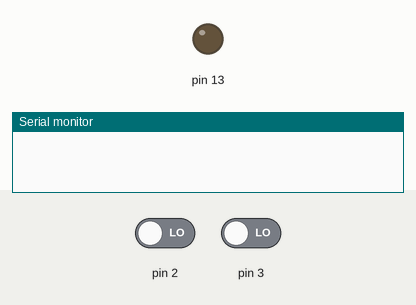
This sketch was run on a simulated Arduino Uno, built with avr-gcc and run on an emulated ATmega328P. On the bench: output pins drawn as LEDs (lit = HIGH), the last lines printed to the serial monitor. The test bench sets the inputs (shaded band); at power-on: pin 2 LOW, pin 3 LOW.

Above: at 1.2 s.
1.3 s: pin 2 driven HIGH
At 2.3 s:
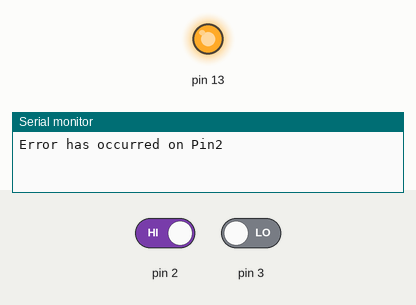
Timing chart, 0 to 4.3 s (numbered marks = the images above; inputs shaded):
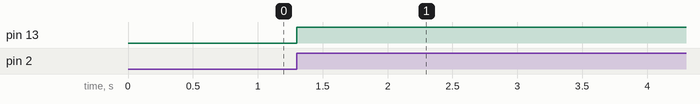

The sketch:

sketch.ino
```cpp
// Sends back two digital lines for errors, and needs to detect the stop
// command. If either go high, then error has occurred. If S has been sent, an
// error has occurred. For any error that has occured, an LED will light up

//  Objectives:
//  a. digital pins 2 and 3 both watch for an error
//  b. error from user detected by Serial.read()
//  c. if error is true, print message, light up LED and halt the program
//  d. LIBRARIES ALLOWED, BUT DO NOT USE ATTACHINTERRUPT()

//  As libraries are permitted, we will use them for the error LED
//  error condition

volatile int error0 = 0;
volatile int error1 = 0;

void setup()
{
  //  disable interrupts
  SREG &= ~(1<<7);
  //  registers to be set
  DDRB |= (1<<5);
  EIMSK |= ((1<<0)|(1<<1));
  EICRA |= ((1<<ISC00)|(1<<ISC01)|(1<<ISC10)|(1<<ISC11));
  pinMode(2,INPUT);
  pinMode(3,INPUT);
  //  Serial goodness
  Serial.begin(9600);
  //  re-enable interrupts
  SREG |= (1<<7);
}
//--------------------------
//    Interrupt Vectors
//--------------------------

ISR(INT0_vect){
//  data from Pin 2
error0 =1;
}

ISR(INT1_vect){
//  data from Pin 3
error1 =1;
}

//--------------------------
void loop()
{
  // the worst has happened!
  if(Serial.available()){
    if(Serial.read()=='S'){
    Serial.println("Error! User is touching the computer!");
    //  light up an LED
    PORTB ^= (1<<5);
    //  halt the program
    for(;;){}
    }
  }
  if(error0){
    Serial.println("Error has occurred on Pin2");
    //  light up an LED
    PORTB ^= (1<<5);
    //  halt the program
    for(;;){};
    }
  if(error1){
    Serial.println("Error has occurred on Pin3");
    //  light up an LED
    PORTB ^= (1<<5);
    //  halt the program
    for(;;){};
    }
}
```

Measured:
- after the input at 1.3 s, pin 13: LOW → HIGH at once
